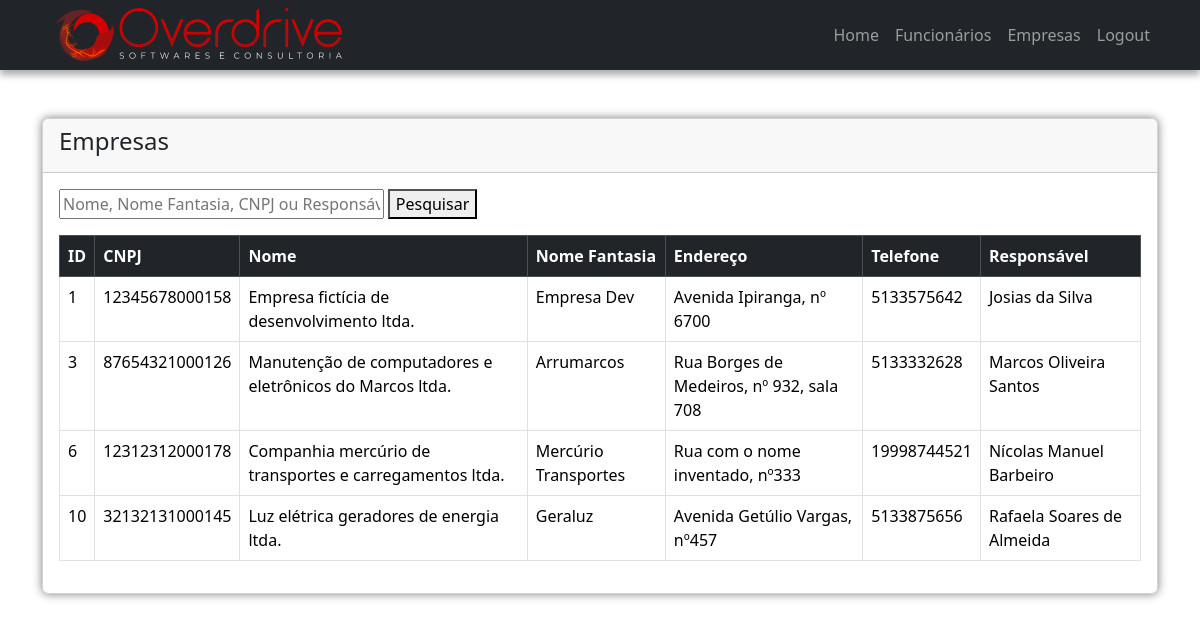
Page /tabela_ep.php (signed in) on the committed database.
### tables this page shows
CREATE TABLE IF NOT EXISTS `empresa` (
  `e_id` int NOT NULL AUTO_INCREMENT,
  `cnpj` varchar(14) DEFAULT NULL,
  `nome` varchar(255) DEFAULT NULL,
  `nome_fantasia` varchar(255) DEFAULT NULL,
  `endereco` varchar(255) DEFAULT NULL,
  `telefone` varchar(15) DEFAULT NULL,
  `responsavel` varchar(255) DEFAULT NULL,
  PRIMARY KEY (`e_id`)
);

### tabela_ep.php (the view, shortened to what this page needs)
<?php
include('./includes/header.php');
include('./includes/navbar.php');
require 'conexao.php';
?>
<div class="container mt-5">
    <div class="row justify-content-center">
        <div class="col-md-12 mb-5">
            <div class="card">
                <div class="table-responsive">
                    <div class="card-header">
                        <h4>Empresas
                        </h4>
                    </div>
                    <div class="card-body">
                        <form action="" class="mb-3">
                            <input name="busca" style="width: 30%;" value="<?php if(isset($_GET['busca'])) echo $_GET['busca']; ?>" placeholder="Nome, Nome Fantasia, CNPJ ou Responsável" type="text" autofocus>
                            <button type="submit" >Pesquisar</button>
                        </form>
                        <table class="table table-bordered table-hover">
                            <thead class="table-dark">
                                <tr>
                                <th>ID</th>
                                    <th>CNPJ</th>
                                    <th>Nome</th>
                                    <th>Nome Fantasia</th>
                                    <th>Endereço</th>
                                    <th>Telefone</th>
                                    <th>Responsável</th>
                                </tr>
                            </thead>
                            <tbody>
                                <?php
                                if(!isset($_GET['busca'])){
                                    $query = "SELECT * FROM empresa ORDER BY e_id";
                                    $query_run = mysqli_query($mysqli, $query);
                                    if(mysqli_num_rows($query_run) > 0){
                                        foreach($query_run as $dados){
                                            ?>
                                            <tr>
                                            <td><?php echo $dados['e_id']; ?></td>
                                            <td><?php echo $dados['cnpj']; ?></td>
                                            <td><?php echo $dados['nome']; ?></td>
                                            <td><?php echo $dados['nome_fantasia']; ?></td>
                                            <td><?php echo $dados['endereco']; ?></td>
                                            <td><?php echo $dados['telefone']; ?></td>
                                            <td><?php echo $dados['responsavel']; ?></td>
                                            </tr>
                                            <?php
                                        }
                                    } else {
                                        echo "<h5>Sem registros</h5>";
                                    }
                                }
                                ?>
                            </tbody>
                        </table>
                    </div>
                </div>
            </div>
        </div>
    </div>
</div>
<?php
include('./includes/footer.php');
?>

### style.css (style rules this page uses)
body { background: url(./images/cidade3.png) no-repeat center center fixed; -webkit-background-size: cover; -moz-background-size: cover; background-size: cover; -o-background-size: cover; }
.card { box-shadow: 0px 0px 10px rgba(0, 0, 0, 0.514); }

### rows in the picture
empresa: e_id "1", cnpj "12345678000158", nome "Empresa fictícia de desenvolvimento ltda.", nome_fantasia "Empresa Dev", endereco "Avenida Ipiranga, nº 6700", telefone "5133575642", responsavel "Josias da Silva"
empresa: e_id "3", cnpj "87654321000126", nome "Manutenção de computadores e eletrônicos do Marcos ltda.", nome_fantasia "Arrumarcos", endereco "Rua Borges de Medeiros, nº 932, sala 708", telefone "5133332628", responsavel "Marcos Oliveira Santos"
empresa: e_id "6", cnpj "12312312000178", nome "Companhia mercúrio de transportes e carregamentos ltda.", nome_fantasia "Mercúrio Transportes", endereco "Rua com o nome inventado, nº333", telefone "19998744521", responsavel "Nícolas Manuel Barbeiro"
empresa: e_id "10", cnpj "32132131000145", nome "Luz elétrica geradores de energia ltda.", nome_fantasia "Geraluz", endereco "Avenida Getúlio Vargas, nº457", telefone "5133875656", responsavel "Rafaela Soares de Almeida"
